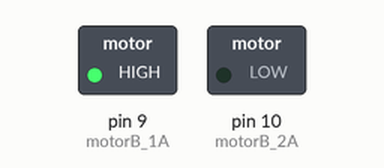
Recording of a sketch running on a simulated Arduino Uno, built with avr-gcc and run on an emulated ATmega328P. On the bench: switched loads named in the sketch (green lamp = pin HIGH).

Above: at 0.1 s.
At 1.1 s:
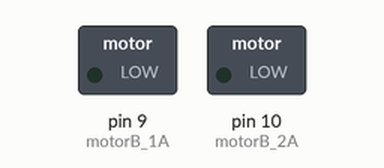
Timing chart, 0 to 2.6 s (numbered marks = the images above):
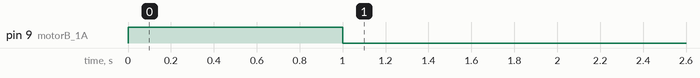

The sketch:

pump.ino
```cpp
/*
  This code defines and initializes two pins for a centrifugal pump and sets
  the speed of one of the pump pins to HIGH and the other to LOW, causing the
  pump to spin in one direction. After 5 seconds, the pump turns off.
*/

// Define the pump pins
const int motorB_1A = 9;
const int motorB_2A = 10;


void setup() {

  pinMode(motorB_1A, OUTPUT);  // set pump pin 1 as output
  pinMode(motorB_2A, OUTPUT);  // set pump pin 2 as output

  digitalWrite(motorB_1A, HIGH);
  digitalWrite(motorB_2A, LOW);

  delay(1000);// wait for 5 seconds

  digitalWrite(motorB_1A, LOW);  // turn off the pump
  digitalWrite(motorB_2A, LOW);

}

void loop() {

}
```
